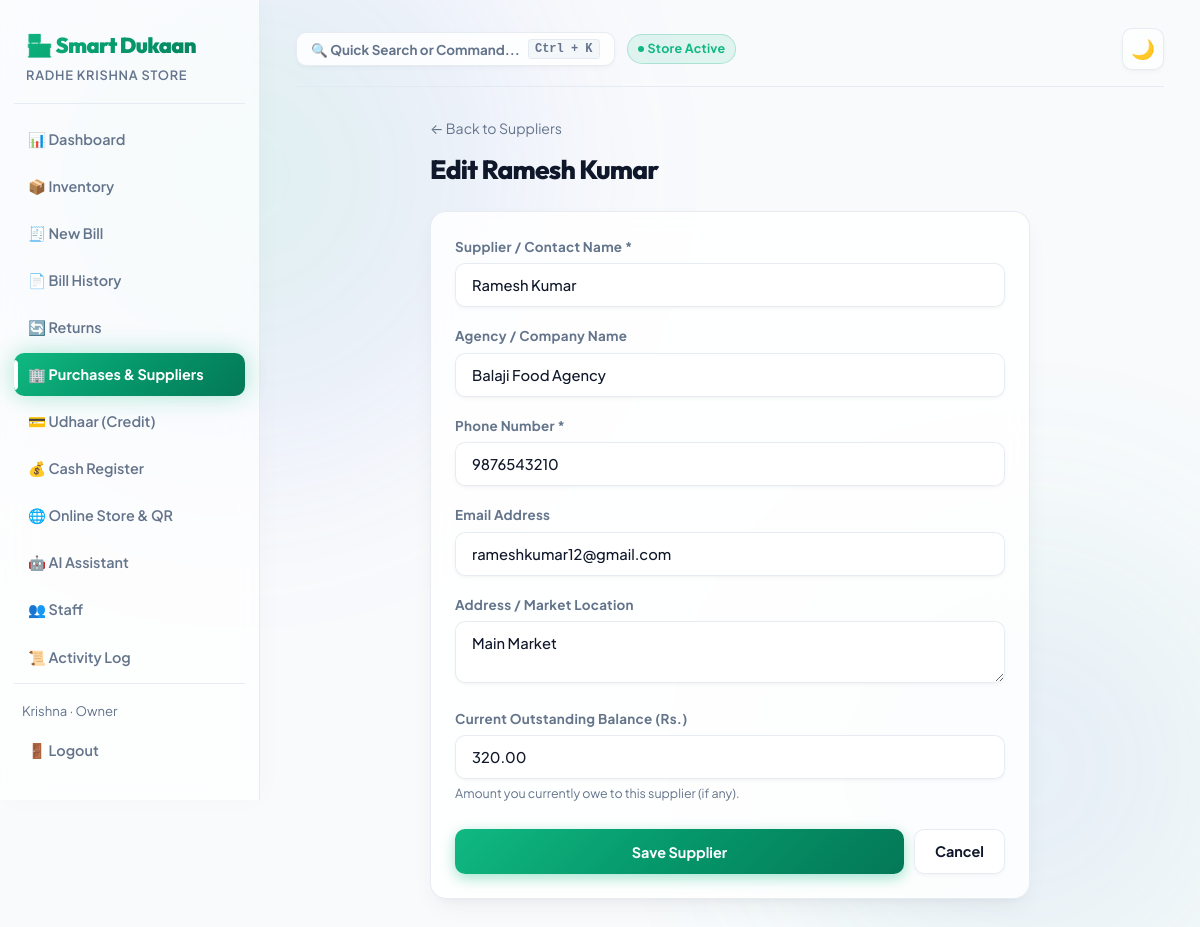
Screenshot of /purchases/suppliers/1/edit/ (signed in) with the database file from the repository.
### accounts/models.py (models this page shows, shortened)
class Profile(models.Model):
    ROLE_CHOICES = (
        ("owner", "Owner"),
        ("staff", "Staff"),
    )
    user = models.OneToOneField(User, on_delete=models.CASCADE, related_name="profile")
    shop = models.ForeignKey(Shop, on_delete=models.CASCADE, related_name="staff_members", null=True, blank=True)
    role = models.CharField(max_length=10, choices=ROLE_CHOICES, default="owner")
    phone = models.CharField(max_length=15, blank=True)

class Shop(models.Model):
    name = models.CharField(max_length=150)
    address = models.CharField(max_length=255, blank=True)
    owner = models.ForeignKey(User, on_delete=models.CASCADE, related_name="owned_shops")
    upi_id = models.CharField(max_length=100, blank=True, default="shopkeeper@upi", help_text="UPI ID for on-screen QR Code payments")
    created_at = models.DateTimeField(auto_now_add=True)

### purchases/models.py (models this page shows, shortened)
class Supplier(models.Model):
    shop = models.ForeignKey(Shop, on_delete=models.CASCADE, related_name="suppliers")
    name = models.CharField(max_length=150)
    company_name = models.CharField(max_length=180, blank=True)
    phone = models.CharField(max_length=20)
    email = models.EmailField(blank=True)
    address = models.TextField(blank=True)
    balance_owed = models.DecimalField(max_digits=12, decimal_places=2, default=0)
    created_at = models.DateTimeField(auto_now_add=True)
    class Meta:
        ordering = ["name"]

### purchases/views.py (the view)
# urls.py: path("suppliers/<int:supplier_id>/edit/", views.supplier_edit, name="supplier_edit"),
@login_required
def supplier_edit(request, supplier_id):
    shop = request.user.profile.shop
    supplier = get_object_or_404(Supplier, id=supplier_id, shop=shop)
    if request.method == "POST":
        form = SupplierForm(request.POST, instance=supplier)
        if form.is_valid():
            form.save()
            log_activity(shop, request.user, "update", "purchases", f"Supplier {supplier.name}")
            messages.success(request, f"Supplier '{supplier.name}' updated successfully.")
            return redirect("purchases:supplier_detail", supplier_id=supplier.id)
    else:
        form = SupplierForm(instance=supplier)
    return render(request, "purchases/supplier_form.html", {"form": form, "title": f"Edit {supplier.name}"})

### purchases/forms.py
class SupplierForm(forms.ModelForm):
    class Meta:
        model = Supplier
        fields = ["name", "company_name", "phone", "email", "address", "balance_owed"]
        widgets = {
            "name": forms.TextInput(attrs={"placeholder": "e.g. Ramesh Kumar"}),
            "company_name": forms.TextInput(attrs={"placeholder": "e.g. Balaji Traders & Distributors"}),
            "phone": forms.TextInput(attrs={"placeholder": "e.g. 9876543210"}),
            "email": forms.EmailInput(attrs={"placeholder": "supplier@example.com (optional)"}),
            "address": forms.Textarea(attrs={"rows": 2, "placeholder": "City / Market address"}),
            "balance_owed": forms.NumberInput(attrs={"placeholder": "0.00 (Initial balance if any)"}),
        }

### templates/purchases/supplier_form.html (shortened to what this page needs)
{% extends "base.html" %}
{% block content %}
<div style="max-width:600px; margin: 0 auto;">
  <div style="margin-bottom:20px;">
    <a href="{% url 'purchases:supplier_list' %}" style="color:var(--text-muted); font-size:0.88rem;">← Back to Suppliers</a>
    <h2 style="margin-top:8px;">{{ title }}</h2>
  </div>
  <div class="card">
    <form method="post">
      <div class="field">
        <label>Supplier / Contact Name *</label>
        {{ form.name }}
      </div>
      <div class="field">
        <label>Agency / Company Name</label>
        {{ form.company_name }}
      </div>
      <div class="field">
        <label>Phone Number *</label>
        {{ form.phone }}
      </div>
      <div class="field">
        <label>Email Address</label>
        {{ form.email }}
      </div>
      <div class="field">
        <label>Address / Market Location</label>
        {{ form.address }}
      </div>
      <div class="field">
        <label>Current Outstanding Balance (Rs.)</label>
        {{ form.balance_owed }}
        <span style="font-size:0.78rem; color:var(--text-muted);">Amount you currently owe to this supplier (if any).</span>
      </div>
      <div style="display:flex; gap:10px; margin-top:24px;">
        <button type="submit" class="btn btn-primary" style="flex:1;">Save Supplier</button>
        <a href="{% url 'purchases:supplier_list' %}" class="btn">Cancel</a>
      </div>
    </form>
  </div>
</div>
{% endblock %}

### templates/base.html (shortened to what this page needs)
{% load static %}
<!DOCTYPE html>
<html lang="en">
<head>
  <link rel="stylesheet" href="{% static 'css/style.css' %}?v=4">
</head>
<body>
  {% if user.is_authenticated %}
  <div class="app-shell">
    <aside class="sidebar">
      <div class="brand">🏪 Smart Dukaan</div>
      <div class="brand-sub">{{ user.profile.shop.name }}</div>
      <a href="{% url 'dashboard:home' %}" class="nav-link {% if request.resolver_match.url_name == 'home' %}active{% endif %}">📊 Dashboard</a>
      <a href="{% url 'inventory:product_list' %}" class="nav-link {% if 'inventory' in request.path %}active{% endif %}">📦 Inventory</a>
      <a href="{% url 'billing:bill_create' %}" class="nav-link {% if request.path == '/billing/new/' %}active{% endif %}">🧾 New Bill</a>
      <a href="{% url 'billing:bill_list' %}" class="nav-link {% if request.path == '/billing/' %}active{% endif %}">📄 Bill History</a>
      <a href="{% url 'billing:bill_return_list' %}" class="nav-link {% if 'returns' in request.path or 'return' in request.path %}active{% endif %}">🔄 Returns</a>
      <a href="{% url 'purchases:supplier_list' %}" class="nav-link {% if 'purchases' in request.path %}active{% endif %}">🏢 Purchases & Suppliers</a>
      <a href="{% url 'udhaar:customer_list' %}" class="nav-link {% if 'udhaar' in request.path %}active{% endif %}">💳 Udhaar (Credit)</a>
      <a href="{% url 'billing:cash_register' %}" class="nav-link {% if 'cash-register' in request.path %}active{% endif %}">💰 Cash Register</a>
      {% if user.profile.shop %}
      <a href="{% url 'dashboard:store_qr_standee' user.profile.shop.id %}" class="nav-link {% if 'qr' in request.path %}active{% endif %}">🌐 Online Store & QR</a>
      {% endif %}
      <a href="{% url 'dashboard:ai_chat' %}" class="nav-link {% if 'assistant' in request.path %}active{% endif %}">🤖 AI Assistant</a>
      {% if user.profile.role == 'owner' %}
      <a href="{% url 'accounts:staff_list' %}" class="nav-link {% if 'staff' in request.path %}active{% endif %}">👥 Staff</a>
      <a href="{% url 'accounts:audit_log' %}" class="nav-link {% if 'audit-log' in request.path %}active{% endif %}">📜 Activity Log</a>
      {% endif %}
      <div class="sidebar-footer">
        <div style="font-size:0.82rem; color:var(--text-muted); padding: 0 8px 8px;">{{ user.first_name|default:user.username }} · {{ user.profile.role|title }}</div>
        <a href="{% url 'accounts:logout' %}" class="nav-link">🚪 Logout</a>
      </div>
    </aside>
    <main class="main">
      <div class="topbar">
        <div style="display:flex; align-items:center; gap:12px;">
          <button type="button" id="btn-command-palette-trigger" class="btn" style="padding:6px 14px; font-size:0.84rem; display:flex; align-items:center; gap:8px; background:var(--surface); border:1px solid var(--border); color:var(--text-muted); cursor:pointer;">
            <span>🔍 Quick Search or Command...</span>
            <kbd style="padding:2px 6px; font-size:0.75rem; background:var(--surface-hover); border:1px solid var(--border); border-radius:4px;">Ctrl + K</kbd>
          </button>
          <span class="badge badge-success" style="font-size:0.78rem; display:inline-flex; align-items:center; gap:4px;">
            <span style="width:6px; height:6px; border-radius:50%; background:#10b981; display:inline-block;"></span> Store Active
          </span>
        </div>
        <button class="theme-toggle" id="theme-toggle-btn" title="Toggle dark/light mode">🌙</button>
      </div>
      {% block content %}{% endblock %}
    </main>
  </div>
  {% endif %}
</body>
</html>

### rows the page displays
Supplier: name "Ramesh Kumar", company_name "Balaji Food Agency", phone "9876543210", email "rameshkumar12@gmail.com", address "Main Market", balance_owed "320.00"

### other values shown
{{ user.profile.shop.name }} "RADHE KRISHNA STORE"
{{ user.first_name|default:user.username }} "Krishna"
{{ user.profile.role|title }} "Owner"
{{ title }} "Edit Ramesh Kumar"
